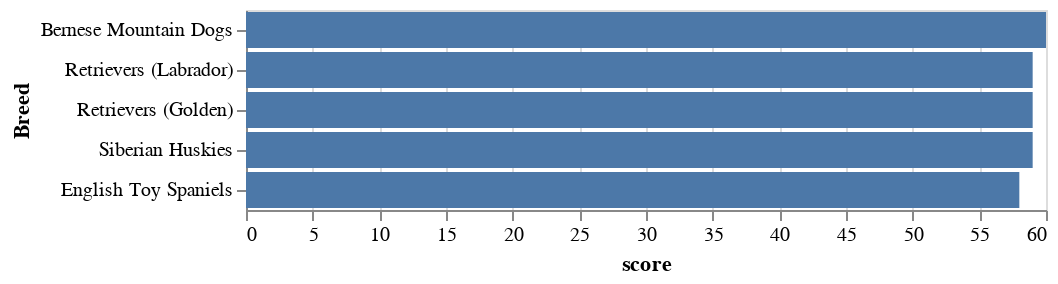

Notebook code cell kept with this figure:
### Code cell
top_5_plot, top_5_df = top_5_plot_func(traits_raw_df, traits_list, traits_weights, 
                                       breed_rank_raw_df)

top_5_plot

### Figure 1 — Vega-Lite specification as saved in the notebook (floating-point values rounded to 4 significant figures)
{"config": {"view": {"continuousWidth": 400, "continuousHeight": 300}}, "data": {"name": "data-e5843017faf51b33b897ff778fbed518"}, "mark": "bar", "encoding": {"x": {"field": "score", "type": "quantitative"}, "y": {"field": "Breed", "sort": "-x", "type": "nominal"}}, "$schema": "https://vega.github.io/schema/vega-lite/v4.17.0.json", "datasets": {"data-e5843017faf51b33b897ff778fbed518": [{"BreedID": 21, "Affectionate With Family": 5, "Good With Young Children": 5, "Good With Other Dogs": 5, "Shedding Level": 5, "score": 60, "Breed": "Bernese Mountain Dogs", "2013 Rank": 32.0, "2014 Rank": 32.0, "2015 Rank": 29.0, "2016 Rank": 27.0, "2017 Rank": 25.0, "2018 Rank": 22.0, "2019 Rank": 23.0, "2020 Rank": 22, "links": "https://www.akc.org/dog-breeds/bernese-mountain-dog/", "Image": "https://www.akc.org/wp-content/uploads/2017/11/Bernese-Mountain-Dog-Illo-2.jpg"}, {"BreedID": 0, "Affectionate With Family": 5, "Good With Young Children": 5, "Good With Other Dogs": 5, "Shedding Level": 4, "score": 59, "Breed": "Retrievers (Labrador)", "2013 Rank": 1.0, "2014 Rank": 1.0, "2015 Rank": 1.0, "2016 Rank": 1.0, "2017 Rank": 1.0, "2018 Rank": 1.0, "2019 Rank": 1.0, "2020 Rank": 1, "links": "https://www.akc.org/dog-breeds/labrador-retriever/", "Image": "https://www.akc.org/wp-content/uploads/2017/11/Labrador-Retriever-illustration.jpg"}, {"BreedID": 3, "Affectionate With Family": 5, "Good With Young Children": 5, "Good With Other Dogs": 5, "Shedding Level": 4, "score": 59, "Breed": "Retrievers (Golden)", "2013 Rank": 3.0, "2014 Rank": 3.0, "2015 Rank": 3.0, "2016 Rank": 3.0, "2017 Rank": 3.0, "2018 Rank": 3.0, "2019 Rank": 3.0, "2020 Rank": 4, "links": "https://www.akc.org/dog-breeds/golden-retriever/", "Image": "https://www.akc.org/wp-content/uploads/2017/11/Golden-Retriever-Illo-2.jpg"}, {"BreedID": 15, "Affectionate With Family": 5, "Good With Young Children": 5, "Good With Other Dogs": 5, "Shedding Level": 4, "score": 59, "Breed": "Siberian Huskies", "2013 Rank": 14.0, "2014 Rank": 13.0, "2015 Rank": 12.0, "2016 Rank": 12.0, "2017 Rank": 12.0, "2018 Rank": 14.0, "2019 Rank": 15.0, "2020 Rank": 16, "links": "https://www.akc.org/dog-breeds/siberian-husky/", "Image": "https://www.akc.org/wp-content/uploads/2017/11/Siberian-Husky-Illo.jpg"}, {"BreedID": 137, "Affectionate With Family": 5, "Good With Young Children": 5, "Good With Other Dogs": 5, "Shedding Level": 3, "score": 58, "Breed": "English Toy Spaniels", "2013 Rank": 135.0, "2014 Rank": 138.0, "2015 Rank": 129.0, "2016 Rank": 130.0, "2017 Rank": 134.0, "2018 Rank": 135.0, "2019 Rank": 141.0, "2020 Rank": 138, "links": "https://www.akc.org/dog-breeds/english-toy-spaniel/", "Image": "https://www.akc.org/wp-content/uploads/2017/11/English-Toy-Spaniel-Illo-2.jpg"}]}}
